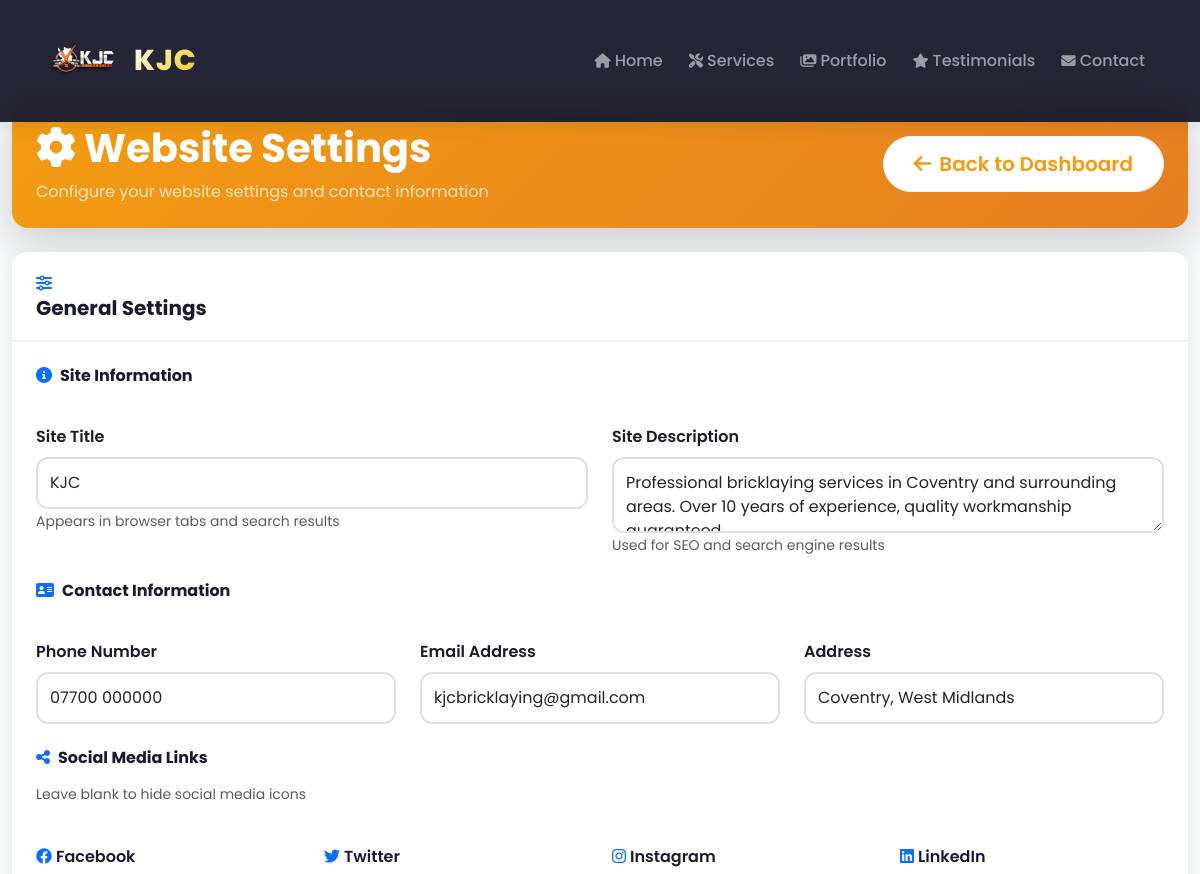
Before: /admin/settings (signed in, upper part) with the older database file.
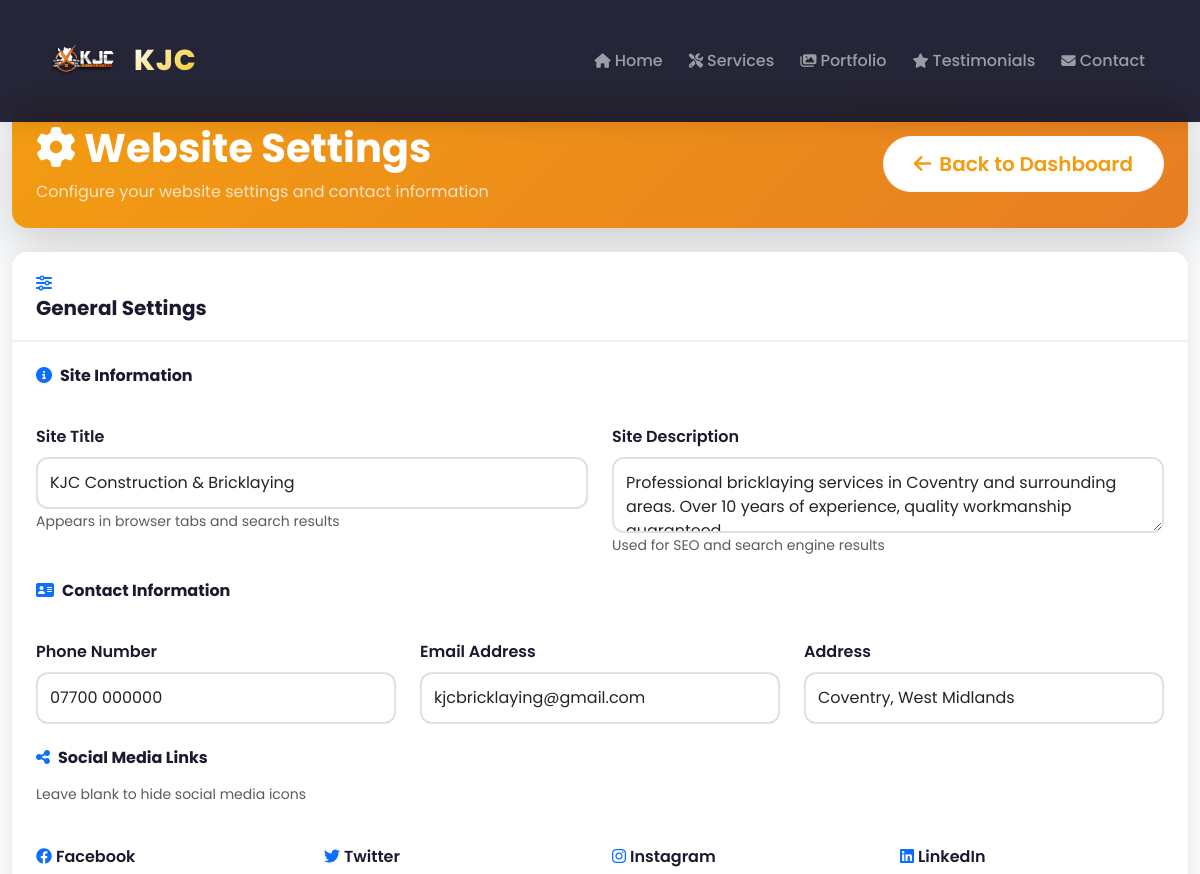
After: the same page with the newer database file.
### database.py (models this page shows, shortened)
class SiteSettings(db.Model):
    id = db.Column(db.Integer, primary_key=True)
    key = db.Column(db.String(100), unique=True, nullable=False)
    value = db.Column(db.Text)
    description = db.Column(db.String(200))
    updated_at = db.Column(db.DateTime, default=datetime.utcnow, onupdate=datetime.utcnow)
    @staticmethod
    def get(key, default=None):
        setting = SiteSettings.query.filter_by(key=key).first()
        return setting.value if setting else default

### app.py (the view, shortened to what this page needs)
@app.route('/admin/settings', methods=['GET', 'POST'])
@login_required
def admin_settings():
    return render_template('admin/settings.html', now=datetime.now())

### app.py (called while the page is built)
@login_manager.user_loader
def load_user(user_id):
    return User.query.get(int(user_id))

@app.context_processor
def inject_now():
    return {
        'now': datetime.now(),
        'site_title': SiteSettings.get('site_title', 'KJC'),
        'site_phone': SiteSettings.get('phone', '07700 000000'),
        'site_email': SiteSettings.get('email', 'kjcbricklaying@gmail.com'),
        'site_address': SiteSettings.get('address', 'Coventry, West Midlands'),
        'whatsapp_number': SiteSettings.get('whatsapp', '447700000000'),
        'facebook_url': SiteSettings.get('facebook', '#'),
        'twitter_url': SiteSettings.get('twitter', '#'),
        'instagram_url': SiteSettings.get('instagram', '#'),
        'linkedin_url': SiteSettings.get('linkedin', '#')
    }

### templates/admin/settings.html (shortened to what the changed rows need)
{% extends "base.html" %} {% block content %}
<div class="container-fluid py-4">
  <div class="row mb-4">
    <div class="col-12">
      <div
        class="page-header-modern bg-gradient-primary text-white p-4 rounded-4 shadow-lg"
      >
        <div
          class="d-flex justify-content-between align-items-center flex-wrap gap-3"
        >
          <div>
            <h1 class="display-6 fw-bold mb-2">
              <i class="fas fa-cog me-2"></i>Website Settings
            </h1>
          </div>
        </div>
      </div>
    </div>
  </div>
  <div class="row">
    <div class="col-12">
      <div class="admin-card">
        <div class="admin-card-body p-4">
          <form method="POST" id="settingsForm">
            <div class="row g-4">
              <div class="col-md-6">
                <label for="site_title" class="form-label fw-semibold"
                  >Site Title</label
                >
                <input
                  type="text"
                  class="form-control"
                  id="site_title"
                  name="site_title"
                  value="{{ site_title or 'KJC Bricklaying' }}"
                />
                <small class="text-muted"
                  >Appears in browser tabs and search results</small
                >
              </div>
            </div>
          </form>
        </div>
      </div>
    </div>
  </div>
</div>
{% endblock %}

Changed rows visible on the page:
added SiteSettings: site_title "KJC Construction & Bricklaying"
Other visible differences:
form field site_title: "KJC" → (not shown)
